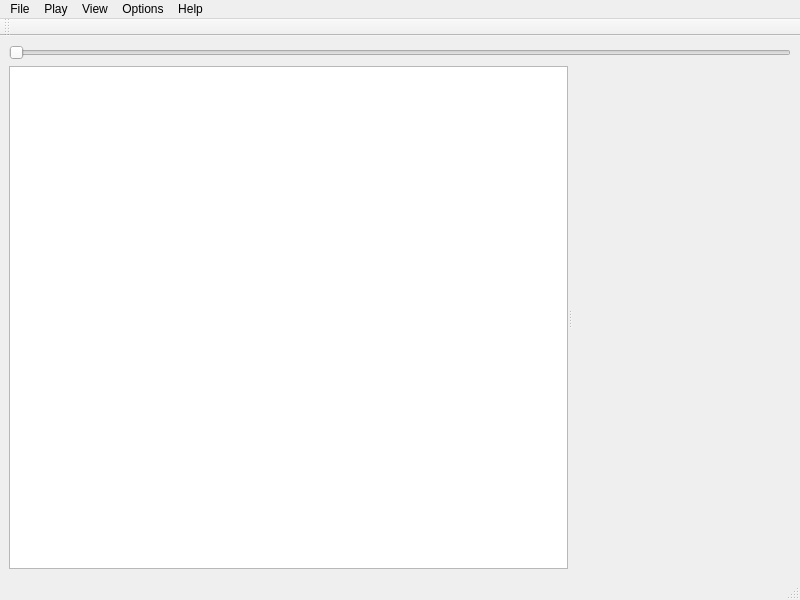
<?xml version="1.0" encoding="UTF-8"?>
<ui version="4.0">
 <class>Symphonium</class>
 <widget class="QMainWindow" name="Symphonium">
  <property name="geometry">
   <rect>
    <x>0</x>
    <y>0</y>
    <width>800</width>
    <height>600</height>
   </rect>
  </property>
  <property name="sizePolicy">
   <sizepolicy hsizetype="Expanding" vsizetype="Expanding">
    <horstretch>0</horstretch>
    <verstretch>0</verstretch>
   </sizepolicy>
  </property>
  <property name="windowTitle">
   <string>Symphonium</string>
  </property>
  <widget class="QWidget" name="centralwidget">
   <property name="sizePolicy">
    <sizepolicy hsizetype="Expanding" vsizetype="Expanding">
     <horstretch>0</horstretch>
     <verstretch>0</verstretch>
    </sizepolicy>
   </property>
   <layout class="QGridLayout" name="gridLayout">
    <item row="2" column="1">
     <widget class="QSplitter" name="horMainSplitter">
      <property name="orientation">
       <enum>Qt::Horizontal</enum>
      </property>
      <widget class="QTableWidget" name="libraryTableWidget">
       <property name="editTriggers">
        <set>QAbstractItemView::NoEditTriggers</set>
       </property>
       <property name="selectionMode">
        <enum>QAbstractItemView::SingleSelection</enum>
       </property>
       <property name="selectionBehavior">
        <enum>QAbstractItemView::SelectRows</enum>
       </property>
      </widget>
      <widget class="DisplayArea" name="displayArea" native="true"/>
     </widget>
    </item>
    <item row="1" column="1">
     <layout class="QHBoxLayout" name="topLayout">
      <item>
       <widget class="QSlider" name="slider">
        <property name="maximum">
         <number>1000</number>
        </property>
        <property name="pageStep">
         <number>1</number>
        </property>
        <property name="orientation">
         <enum>Qt::Horizontal</enum>
        </property>
       </widget>
      </item>
     </layout>
    </item>
   </layout>
  </widget>
  <widget class="QMenuBar" name="menubar">
   <property name="geometry">
    <rect>
     <x>0</x>
     <y>0</y>
     <width>800</width>
     <height>22</height>
    </rect>
   </property>
   <widget class="QMenu" name="menuFile">
    <property name="title">
     <string>File</string>
    </property>
    <addaction name="actionAdd_File_To_Lib"/>
    <addaction name="actionAdd_Folder_To_Lib"/>
   </widget>
   <widget class="QMenu" name="menuPlay">
    <property name="title">
     <string>Play</string>
    </property>
    <addaction name="actionPlay_Pause"/>
    <addaction name="actionStop"/>
    <addaction name="actionSkip_Fwd"/>
    <addaction name="actionSkip_Back"/>
    <addaction name="separator"/>
   </widget>
   <widget class="QMenu" name="menuView">
    <property name="title">
     <string>View</string>
    </property>
    <addaction name="actionLibrary_Panel"/>
    <addaction name="separator"/>
    <addaction name="actionFull_Screen"/>
   </widget>
   <widget class="QMenu" name="menuOptions">
    <property name="title">
     <string>Options</string>
    </property>
    <addaction name="actionselect_MIDI_device"/>
    <addaction name="separator"/>
    <addaction name="actionPreferences_incoming"/>
   </widget>
   <widget class="QMenu" name="menuHelp">
    <property name="title">
     <string>Help</string>
    </property>
    <addaction name="actionOnline_FAQ"/>
    <addaction name="actionAbout"/>
   </widget>
   <addaction name="menuFile"/>
   <addaction name="menuPlay"/>
   <addaction name="menuView"/>
   <addaction name="menuOptions"/>
   <addaction name="menuHelp"/>
  </widget>
  <widget class="QStatusBar" name="statusbar"/>
  <widget class="QToolBar" name="toolBar">
   <property name="windowTitle">
    <string>toolBar</string>
   </property>
   <attribute name="toolBarArea">
    <enum>TopToolBarArea</enum>
   </attribute>
   <attribute name="toolBarBreak">
    <bool>false</bool>
   </attribute>
  </widget>
  <action name="actionAdd_File_To_Lib">
   <property name="text">
    <string>Add File To Lib</string>
   </property>
   <property name="shortcut">
    <string>L</string>
   </property>
  </action>
  <action name="actionAdd_Folder_To_Lib">
   <property name="text">
    <string>Add Folder To Lib</string>
   </property>
  </action>
  <action name="actionPlay_Pause">
   <property name="text">
    <string>Play/Pause</string>
   </property>
   <property name="shortcut">
    <string>Space</string>
   </property>
  </action>
  <action name="actionStop">
   <property name="text">
    <string>Stop</string>
   </property>
   <property name="shortcut">
    <string>S</string>
   </property>
  </action>
  <action name="actionSkip_Fwd">
   <property name="text">
    <string>Skip Fwd</string>
   </property>
   <property name="shortcut">
    <string>Right</string>
   </property>
  </action>
  <action name="actionSkip_Back">
   <property name="text">
    <string>Skip Back</string>
   </property>
   <property name="shortcut">
    <string>Left</string>
   </property>
  </action>
  <action name="actionMain_Toolbar">
   <property name="text">
    <string>Main Toolbar</string>
   </property>
  </action>
  <action name="actionLibrary_Panel">
   <property name="text">
    <string>Library Panel</string>
   </property>
  </action>
  <action name="actionFull_Screen">
   <property name="checkable">
    <bool>true</bool>
   </property>
   <property name="text">
    <string>Full Screen On/Off</string>
   </property>
  </action>
  <action name="actionPreferences_incoming">
   <property name="text">
    <string>Preferences (incoming ..)</string>
   </property>
   <property name="shortcut">
    <string>O</string>
   </property>
  </action>
  <action name="actionOnline_FAQ">
   <property name="text">
    <string>Online FAQ</string>
   </property>
  </action>
  <action name="actionAbout">
   <property name="text">
    <string>About</string>
   </property>
   <property name="shortcut">
    <string>A</string>
   </property>
  </action>
  <action name="actionselect_MIDI_device">
   <property name="text">
    <string>select MIDI device</string>
   </property>
  </action>
 </widget>
 <customwidgets>
  <customwidget>
   <class>DisplayArea</class>
   <extends>QWidget</extends>
   <header>displayarea.h</header>
   <container>1</container>
  </customwidget>
 </customwidgets>
 <resources/>
 <connections/>
</ui>
